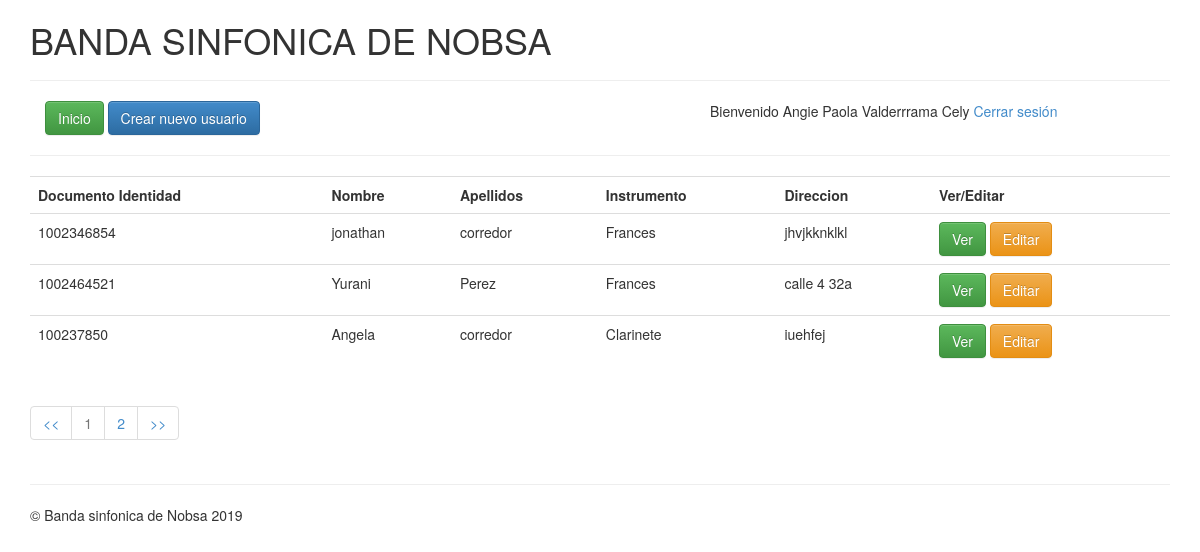
Page /index.php (signed in) on the committed database.
### tables this page shows
CREATE TABLE `users` (
  `user_id` int(255) NOT NULL,
  `identificacion` varchar(55) DEFAULT NULL,
  `nombre` varchar(50) DEFAULT NULL,
  `apellidos` varchar(255) DEFAULT NULL,
  `instrumento` varchar(255) DEFAULT NULL,
  `email` varchar(255) DEFAULT NULL,
  `password` varchar(255) DEFAULT NULL,
  `role` varchar(255) DEFAULT NULL,
  `direccion` text,
  `acudiente` varchar(255) DEFAULT NULL,
  `telefonoAcudiente` varchar(255) DEFAULT NULL,
  `image` varchar(255) DEFAULT NULL
);

### index.php (the view, shortened to what this page needs)
<?php
include 'includes/header.php';
$users = mysqli_query($db, "SELECT * FROM users");
$num_total_users=mysqli_num_rows($users);
if($num_total_users>0){
	$rows_per_page=3;
	$page=false;
	if(!$page){
		$start=0;
		$page=1;
	}else{
		$start=($page-1) * $rows_per_page;
	}
	$total_pages=ceil($num_total_users / $rows_per_page);
	$sql="SELECT * FROM users ORDER BY user_id DESC LIMIT {$start}, {$rows_per_page};";
	$users=mysqli_query($db, $sql);
}else{
	echo "No hay Usuarios";
}
?>
<table class="table">
	<tr>
		<th>Documento Identidad</th>
		<th>Nombre</th>
		<th>Apellidos</th>
		<th>Instrumento</th>
		<th>Direccion</th>
		<th>Ver/Editar</th>
	</tr>
	<?php while ($user = mysqli_fetch_assoc($users)) { ?>
	<tr>
	 	<td><?=$user["identificacion"]?></td>
		<td><?=$user["nombre"]?></td>
		<td><?=$user["apellidos"]?></td>
		<td><?=$user["instrumento"]?></td>
		<td><?=$user["direccion"]?></td>
		<td>
			<a href="ver.php?id=<?=$user["user_id"]?>" class="btn btn-success">Ver</a>
			<a href="editar.php?id=<?=$user["user_id"]?>" class="btn btn-warning">Editar</a>
		</td>
	</tr>
	<?php } ?>
</table>
<?php if($num_total_users>=1){?>
	<ul class="pagination">
		<li><a href="?page=<?=($page-1)?>"><<</a></li>
		<?php for($i=1; $i<=$total_pages; $i++){ ?>
			<?php if($page==$i){ ?>
				<li class="disabled"><a href="#"><?=$i?></a></li>
			<?php } else{ ?>
				<li><a href="?page=<?=$i?>"><?=$i?></a></li>
			<?php } ?>
			<?php } ?>
			<li><a href="?page=<?php $show_page=($page+1); if($show_page <= $total_pages){ echo $show_page;}else{ echo $total_pages;}?>">>></a></li>
	</ul>
<?php } ?>
<?php include("includes/footer.php")?>

### rows in the picture
users: identificacion "1002346854", nombre "jonathan", apellidos "corredor", instrumento "Frances", direccion "jhvjkknklkl"
users: identificacion "1002464521", nombre "Yurani", apellidos "Perez", instrumento "Frances", direccion "calle 4 32a"
users: identificacion "100237850", nombre "Angela", apellidos "corredor", instrumento "Clarinete", direccion "iuehfej"

### other values in the picture
$_SESSION["logged"]["nombre"] "Angie Paola"
$_SESSION["logged"]["apellidos"] "Valderrrama Cely"
